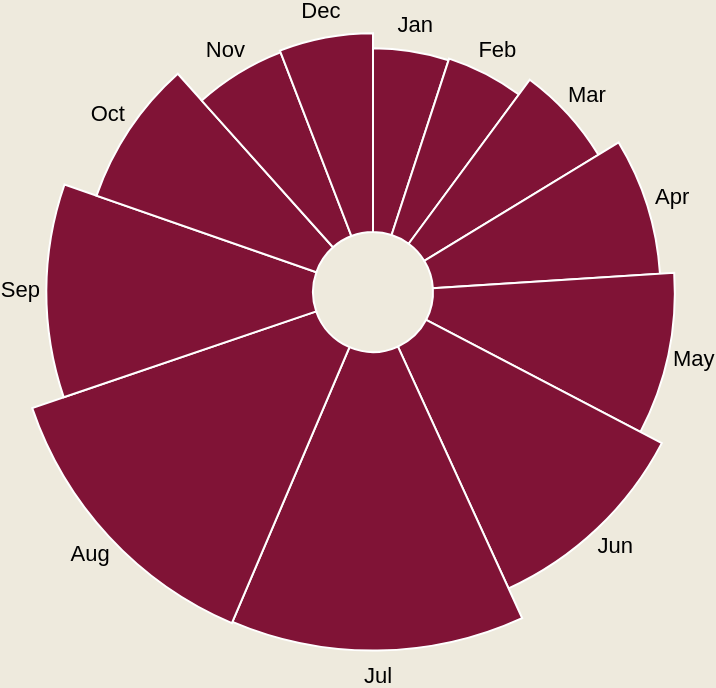

This figure's Vega-Lite source:
### Vega specification from a JSON file in a GitHub repository (floating-point values rounded to 4 significant figures)
{"$schema": "https://vega.github.io/schema/vega/v5.json", "width": 275, "height": 220, "background": "#EEEADD", "description": "A basic radial plot that encodes two values as the angle and radius of an arc.", "data": [{"name": "table", "values": [{"category": "Jan", "value": 36995000, "startAngle": 0, "endAngle": 0.3152}, {"category": "Feb", "value": 37692000, "startAngle": 0.3152, "endAngle": 0.6362}, {"category": "Mar", "value": 45518000, "startAngle": 0.6362, "endAngle": 1.024}, {"category": "Apr", "value": 56725000, "startAngle": 1.024, "endAngle": 1.507}, {"category": "May", "value": 64043000, "startAngle": 1.507, "endAngle": 2.053}, {"category": "Jun", "value": 77462000, "startAngle": 2.053, "endAngle": 2.713}, {"category": "Jul", "value": 97635000, "startAngle": 2.713, "endAngle": 3.544}, {"category": "Aug", "value": 98575000, "startAngle": 3.544, "endAngle": 4.384}, {"category": "Sep", "value": 77905000, "startAngle": 4.384, "endAngle": 5.048}, {"category": "Oct", "value": 59350000, "startAngle": 5.048, "endAngle": 5.553}, {"category": "Nov", "value": 42445000, "startAngle": 5.553, "endAngle": 5.915}, {"category": "Dec", "value": 43222000, "startAngle": 5.915, "endAngle": 6.283}], "transform": [{"type": "pie", "field": "value"}]}], "scales": [{"name": "r", "type": "sqrt", "domain": {"data": "table", "field": "value"}, "zero": true, "range": [30, 180]}], "marks": [{"type": "arc", "color": "#4682b4", "from": {"data": "table"}, "encode": {"enter": {"x": {"field": {"group": "width"}, "mult": 0.5}, "y": {"field": {"group": "height"}, "mult": 0.5}, "startAngle": {"field": "startAngle"}, "endAngle": {"field": "endAngle"}, "innerRadius": {"value": 30}, "outerRadius": {"scale": "r", "field": "value"}, "stroke": {"value": "#fff"}, "tooltip": {"field": "value", "type": "quantitative", "title": "Number of tourists"}}, "update": {"fill": {"value": "#801336"}}, "hover": {"fill": {"value": "pink"}}}}, {"type": "text", "from": {"data": "table"}, "encode": {"enter": {"x": {"field": {"group": "width"}, "mult": 0.5}, "y": {"field": {"group": "height"}, "mult": 0.5}, "radius": {"scale": "r", "field": "value", "offset": 13}, "theta": {"signal": "(datum.startAngle + datum.endAngle)/2"}, "fill": {"value": "#000"}, "align": {"value": "center"}, "baseline": {"value": "middle"}, "text": {"field": "category"}}}}]}
